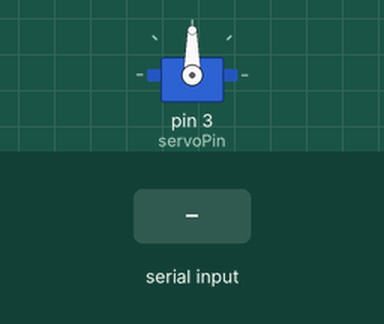
Bench run of a sketch on a simulated Arduino Uno, built with avr-gcc and run on an emulated ATmega328P. On the bench: servo. Inputs (shaded band) come from the test bench. What the sketch prints to the serial monitor is not drawn.

Above: at 1.2 s.
1.3 s: "90,45\n" received over Serial
At 1.8 s:
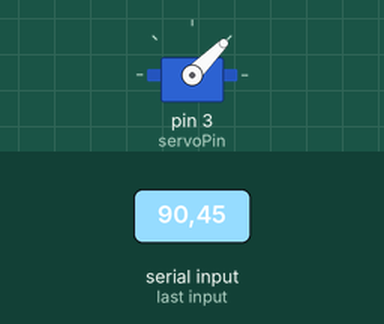
2.8 s: "30,150\n" received over Serial
At 4.0 s:
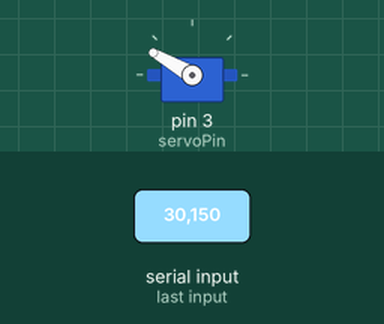
4.3 s: "5\n" received over Serial
At 5.2 s:
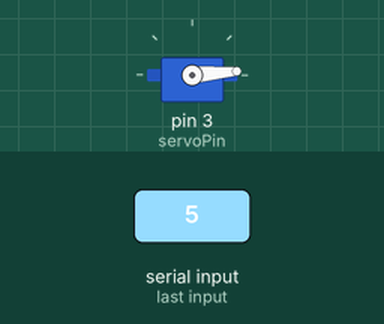
5.8 s: "200\n" received over Serial
At 6.4 s:
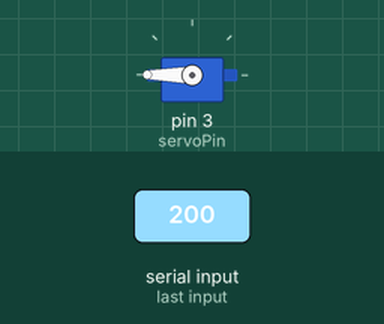
7.3 s: "90\n" received over Serial
At 8.7 s:
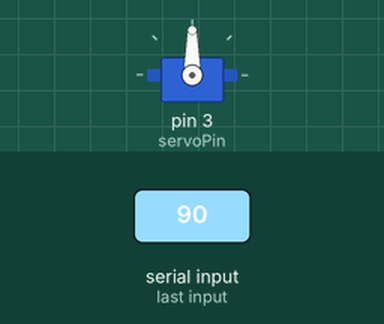
Timing chart, 0 to 9.8 s (numbered marks = the images above; inputs shaded):
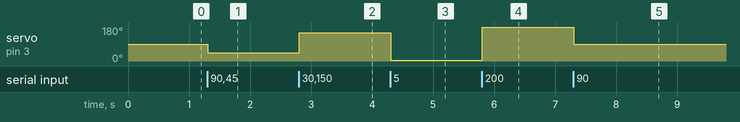

The sketch:

servo_calibration.ino
```cpp
#include <Servo.h>

Servo myservo;
int servoPin = 3;

void setup() {

  myservo.attach(servoPin);
  Serial.begin(9600);

  Serial.println("각도(0~180)를 입력하고 Enter를 누르세요.");
  myservo.write(90); // 90도에서 시작
}

void loop() {
  if (Serial.available() > 0) {
    // 시리얼 포트에서 정수(숫자)를 읽어옴.
    int angle = Serial.parseInt();
    angle = constrain(angle, 0, 180); // 안전하게 0~180도 범위로 제한

    Serial.print("입력된 각도: ");
    Serial.println(angle);

    // 읽어온 각도 값으로 서보모터를 움직임.
    myservo.write(angle);

    //serial 통신간 쓰레기 글자 제거
    while (Serial.available() > 0) {
      Serial.read();
    }
  }
}
```

Measured:
- after the input at 1.3 s, servo on pin 3 (servoPin): 90° → 45° at once
- after the input at 2.8 s, servo on pin 3 (servoPin): 45° → 150° at once
- after the input at 4.3 s, servo on pin 3 (servoPin): 150° → 5° at once
- after the input at 5.8 s, servo on pin 3 (servoPin): 5° → 180° at once
- after the input at 7.3 s, servo on pin 3 (servoPin): 180° → 90° at once
